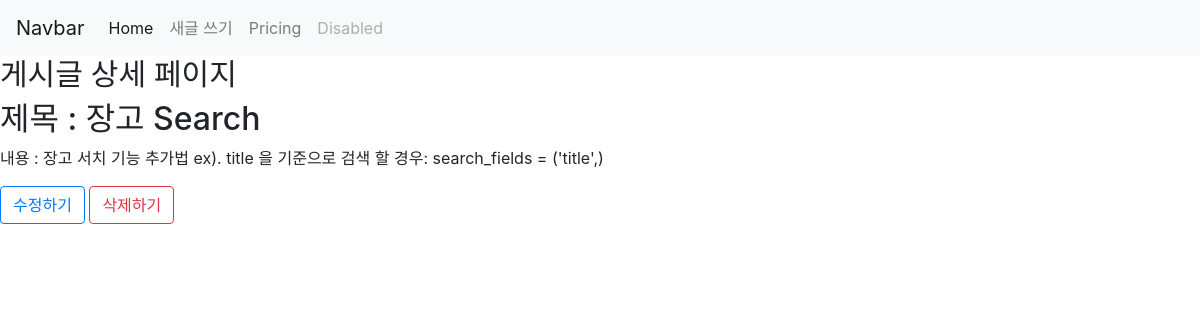
Page /posts/2/ on the committed database.
### posts/models.py (models this page shows, shortened)
class Post(models.Model):
    title=models.CharField(max_length=200)
    content = models.TextField()
    view_count = models.IntegerField(default=0)
    created_at=models.DateTimeField(auto_now_add=True)
    updated_at=models.DateTimeField(auto_now=True)

### posts/views.py (the view)
# urls.py: path('<int:post_id>/', show, name="show"),
def show(request, post_id):
    post = get_object_or_404(Post, pk=post_id)
    context = {
        'post': post
    }
    return render(request, 'posts/show.html', context)

### posts/templates/posts/show.html (shortened to what this page needs)
{% extends 'base.html' %}
{% block content %}
<div>
    <h1>
        게시글 상세 페이지
    </h1>
    <h2>
        제목 : {{ post.title }}
    </h2>
    <p>
        내용 : {{ post.content}}
    </p>
    <a href="{% url 'posts:edit' post.pk %}" class="btn btn-outline-primary"> 수정하기</a>
    <a href="#" class="btn btn-outline-danger" data-toggle="modal" data-target="#exampleModal">삭제하기</a>
</div>
{% endblock %}

### kakao/static/css/project.css (style rules this page uses)
h1 { font-size: 30px; }

### rows in the picture
Post: title "장고 Search", content "장고 서치 기능 추가법 ex). title 을 기준으로 검색 할 경우: search_fields = ('title',)"
